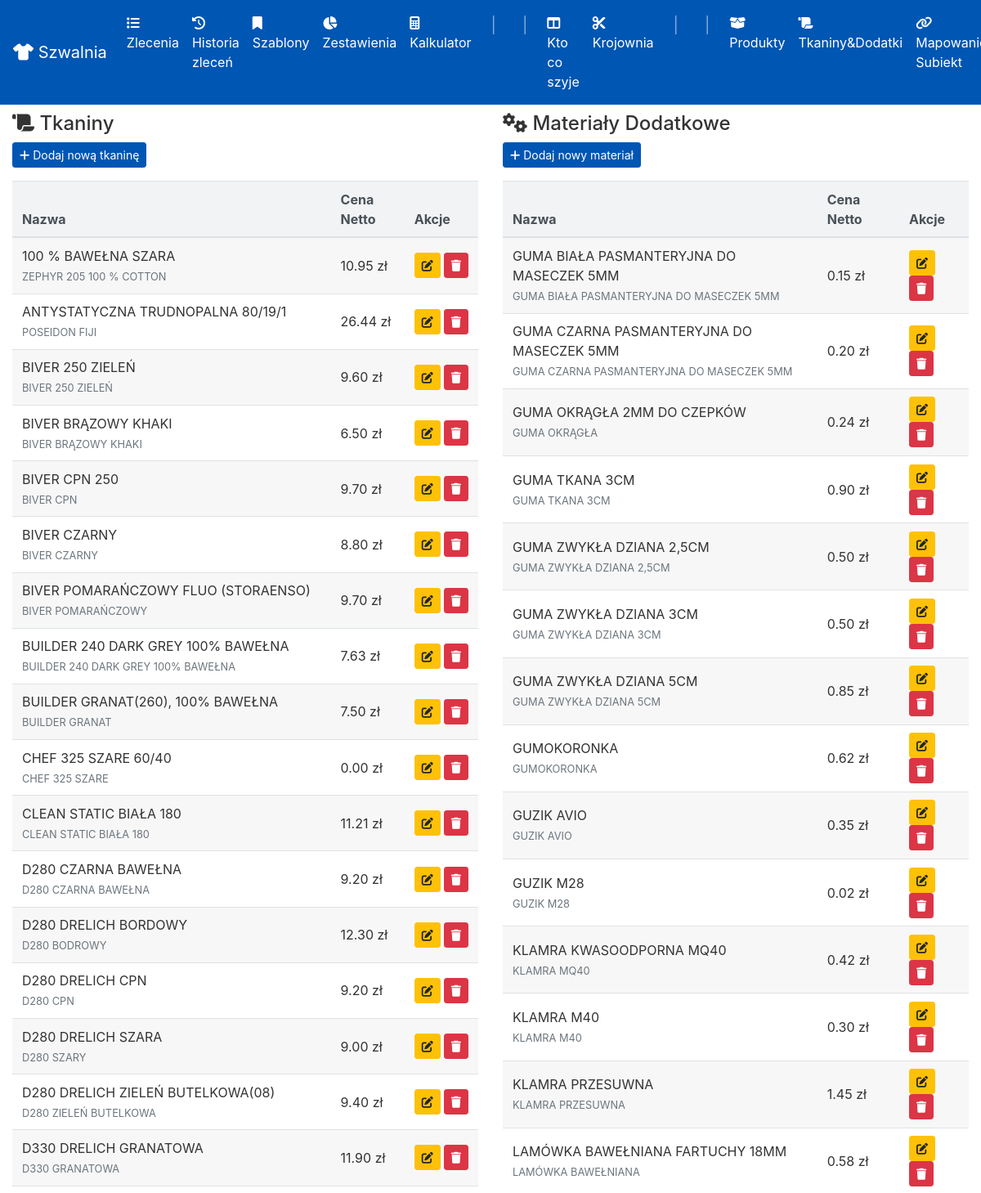
The page /materials-management (upper part) on the database its author committed.
### app/models.py (models this page shows, shortened)
class Fabric(db.Model):
    id = db.Column(db.Integer, primary_key=True)
    name = db.Column(db.String(100), nullable=False, unique=True)
    price = db.Column(db.Float, nullable=True)
    subiekt_symbol = db.Column(db.String(50), nullable=True, unique=True, index=True)

class Material(db.Model):
    id = db.Column(db.Integer, primary_key=True)
    name = db.Column(db.String(100), nullable=False, unique=True)
    price = db.Column(db.Float, nullable=True)
    subiekt_symbol = db.Column(db.String(50), nullable=True, unique=True, index=True)

### app/routes.py (the view)
@app.route('/materials-management')
def materials_management():
    fabrics = Fabric.query.order_by(Fabric.name).all()
    materials = Material.query.order_by(Material.name).all()
    return render_template('materials_management.html', fabrics=fabrics, materials=materials)

### app/routes.py (called while the page is built)
@app.context_processor
def inject_in_progress_orders():
    all_in_progress = Order.query.filter_by(status='W REALIZACJI').order_by(Order.deadline).all()
    krojownia_orders = []
    szwalnia_orders = []
    for order in all_in_progress:
        order.total_quantity = sum(item.quantity for item in order.order_items)
        if order.cutting_table == 'skrojone' and order.assigned_team is not None:
            szwalnia_orders.append(order)
        elif order.cutting_table is not None and order.cutting_table != 'skrojone':
            krojownia_orders.append(order)
    return dict(krojownia_in_progress=krojownia_orders, szwalnia_in_progress=szwalnia_orders)

### app/templates/materials_management.html (shortened to what this page needs)
{% extends "base.html" %}
{% block content %}
<h2> Zarządzanie Materiałami</h2>
<div class="row mt-4">
    <div class="col-lg-6">
        <h4><i class="fas fa-scroll"></i> Tkaniny</h4>
        <div class="mb-3">
            <a href="{{ url_for('add_fabric') }}" class="btn btn-primary btn-sm"><i class="fas fa-plus"></i> Dodaj nową tkaninę</a>
        </div>
        <div class="table-responsive">
            <table class="table table-striped table-hover">
                <thead class="thead-dark">
                    <tr>
                        <th>Nazwa</th>
                        <th>Cena Netto</th>
                        <th>Akcje</th>
                    </tr>
                </thead>
                <tbody>
                {% for fabric in fabrics %}
                    <tr>
                        <td>{{ fabric.name }}<br><small class="text-muted">{{ fabric.subiekt_symbol or '' }}</small></td>
                        <td>{{ "%.2f zł"|format(fabric.price) if fabric.price is not none else 'Brak' }}</td>
                        <td>
    <div class="d-flex">
        <a href="{{ url_for('edit_mapped_item', item_type='fabric', item_id=fabric.id) }}" class="btn btn-sm btn-warning"><i class="fas fa-edit"></i></a>
        <form method="POST" action="{{ url_for('delete_fabric', fabric_id=fabric.id) }}" class="d-inline ml-1" onsubmit="return confirm('Czy na pewno usunąć?');">
            <button type="submit" class="btn btn-sm btn-danger"><i class="fas fa-trash"></i></button>
        </form>
    </div>
</td>
                    </tr>
                {% else %}
                    <tr><td colspan="3" class="text-center">Brak tkanin.</td></tr>
                {% endfor %}
                </tbody>
            </table>
        </div>
    </div>
    <div class="col-lg-6">
        <h4><i class="fas fa-cogs"></i> Materiały Dodatkowe</h4>
        <div class="mb-3">
            <a href="{{ url_for('add_material') }}" class="btn btn-primary btn-sm"><i class="fas fa-plus"></i> Dodaj nowy materiał</a>
        </div>
        <div class="table-responsive">
            <table class="table table-striped table-hover">
                <thead class="thead-dark">
                    <tr>
                        <th>Nazwa</th>
                        <th>Cena Netto</th>
                        <th>Akcje</th>
                    </tr>
                </thead>
                <tbody>
                {% for material in materials %}
                    <tr>
                        <td>{{ material.name }}<br><small class="text-muted">{{ material.subiekt_symbol or '' }}</small></td>
                        <td>{{ "%.2f zł"|format(material.price) if material.price is not none else 'Brak' }}</td>
                        <td>
                            <a href="{{ url_for('edit_mapped_item', item_type='material', item_id=material.id) }}" class="btn btn-sm btn-warning"><i class="fas fa-edit"></i></a>
                            <form method="POST" action="{{ url_for('delete_material', material_id=material.id) }}" class="d-inline" onsubmit="return confirm('Czy na pewno usunąć?');">
                                <button type="submit" class="btn btn-sm btn-danger"><i class="fas fa-trash"></i></button>
                            </form>
                        </td>
                    </tr>
                {% else %}
                    <tr><td colspan="3" class="text-center">Brak materiałów.</td></tr>
                {% endfor %}
                </tbody>
            </table>
        </div>
    </div>
</div>
{% endblock %}

### app/templates/materials_management.html (style rules this page uses)
.table thead.thead-dark th { background-color: #f1f3f5; color: #495057; border-color: #dee2e6; }
.table td, .table th { padding-top: 0.6rem; padding-bottom: 0.6rem; vertical-align: middle; }

### rows shown on the page
Fabric: name "100 % BAWEŁNA SZARA", subiekt_symbol "ZEPHYR 205 100 % COTTON", price "10.95 zł"
Fabric: name "ANTYSTATYCZNA TRUDNOPALNA 80/19/1", subiekt_symbol "POSEIDON FIJI", price "26.44 zł"
Fabric: name "BIVER 250 ZIELEŃ", subiekt_symbol "BIVER 250 ZIELEŃ", price "9.60 zł"
Fabric: name "BIVER BRĄZOWY KHAKI", subiekt_symbol "BIVER BRĄZOWY KHAKI", price "6.50 zł"
Fabric: name "BIVER CPN 250", subiekt_symbol "BIVER CPN", price "9.70 zł"
Fabric: name "BIVER CZARNY", subiekt_symbol "BIVER CZARNY", price "8.80 zł"
Fabric: name "BIVER POMARAŃCZOWY FLUO (STORAENSO)", subiekt_symbol "BIVER POMARAŃCZOWY", price "9.70 zł"
Fabric: name "BUILDER 240 DARK GREY 100% BAWEŁNA", subiekt_symbol "BUILDER 240 DARK GREY 100% BAWEŁNA", price "7.63 zł"
Fabric: name "BUILDER GRANAT(260), 100% BAWEŁNA", subiekt_symbol "BUILDER GRANAT", price "7.50 zł"
Fabric: name "CHEF 325 SZARE 60/40", subiekt_symbol "CHEF 325 SZARE", price "0.00 zł"
Fabric: name "CLEAN STATIC BIAŁA 180", subiekt_symbol "CLEAN STATIC BIAŁA 180", price "11.21 zł"
Fabric: name "D280 CZARNA BAWEŁNA", subiekt_symbol "D280 CZARNA BAWEŁNA", price "9.20 zł"
Fabric: name "D280 DRELICH BORDOWY", subiekt_symbol "D280 BODROWY", price "12.30 zł"
Fabric: name "D280 DRELICH CPN", subiekt_symbol "D280 CPN", price "9.20 zł"
Fabric: name "D280 DRELICH SZARA", subiekt_symbol "D280 SZARY", price "9.00 zł"
Fabric: name "D280 DRELICH ZIELEŃ BUTELKOWA(08)", subiekt_symbol "D280 ZIELEŃ BUTELKOWA", price "9.40 zł"
Fabric: name "D330 DRELICH GRANATOWA", subiekt_symbol "D330 GRANATOWA", price "11.90 zł"
Material: name "GUMA BIAŁA PASMANTERYJNA DO MASECZEK 5MM", subiekt_symbol "GUMA BIAŁA PASMANTERYJNA DO MASECZEK 5MM", price "0.15 zł"
Material: name "GUMA CZARNA PASMANTERYJNA DO MASECZEK 5MM", subiekt_symbol "GUMA CZARNA PASMANTERYJNA DO MASECZEK 5MM", price "0.20 zł"
Material: name "GUMA OKRĄGŁA 2MM DO CZEPKÓW", subiekt_symbol "GUMA OKRĄGŁA", price "0.24 zł"
Material: name "GUMA TKANA 3CM", subiekt_symbol "GUMA TKANA 3CM", price "0.90 zł"
Material: name "GUMA ZWYKŁA DZIANA 2,5CM", subiekt_symbol "GUMA ZWYKŁA DZIANA 2,5CM", price "0.50 zł"
Material: name "GUMA ZWYKŁA DZIANA 3CM", subiekt_symbol "GUMA ZWYKŁA DZIANA 3CM", price "0.50 zł"
Material: name "GUMA ZWYKŁA DZIANA 5CM", subiekt_symbol "GUMA ZWYKŁA DZIANA 5CM", price "0.85 zł"
Material: name "GUMOKORONKA", subiekt_symbol "GUMOKORONKA", price "0.62 zł"
Material: name "GUZIK AVIO", subiekt_symbol "GUZIK AVIO", price "0.35 zł"
Material: name "GUZIK M28", subiekt_symbol "GUZIK M28", price "0.02 zł"
Material: name "KLAMRA KWASOODPORNA MQ40", subiekt_symbol "KLAMRA MQ40", price "0.42 zł"
Material: name "KLAMRA M40", subiekt_symbol "KLAMRA M40", price "0.30 zł"
Material: name "KLAMRA PRZESUWNA", subiekt_symbol "KLAMRA PRZESUWNA", price "1.45 zł"
Material: name "LAMÓWKA BAWEŁNIANA FARTUCHY 18MM", subiekt_symbol "LAMÓWKA BAWEŁNIANA", price "0.58 zł"
